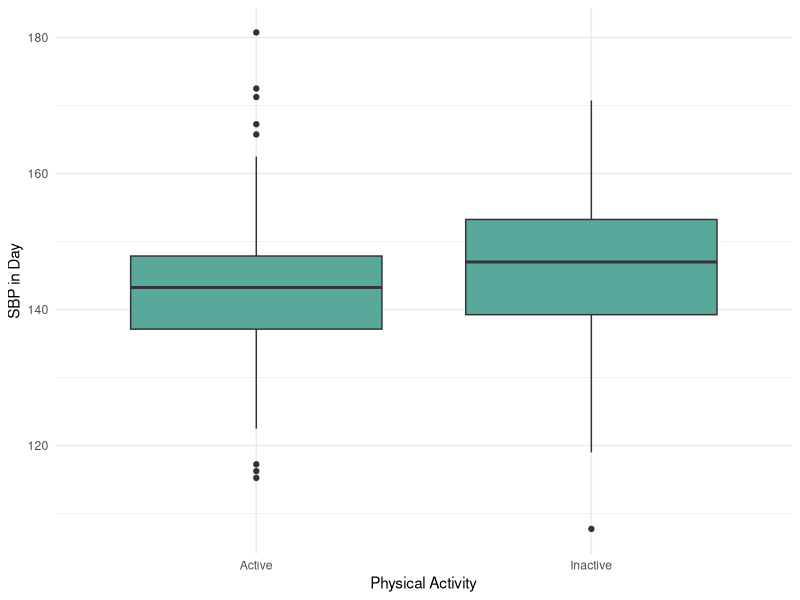
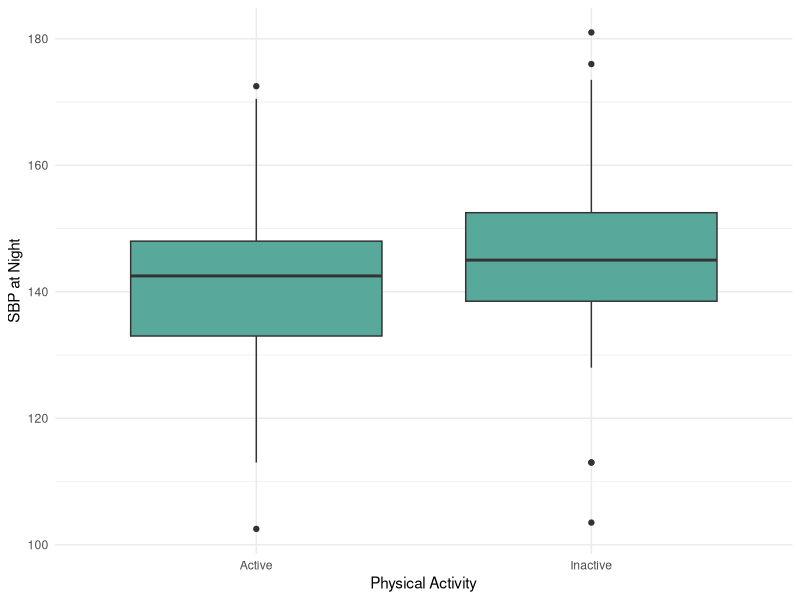
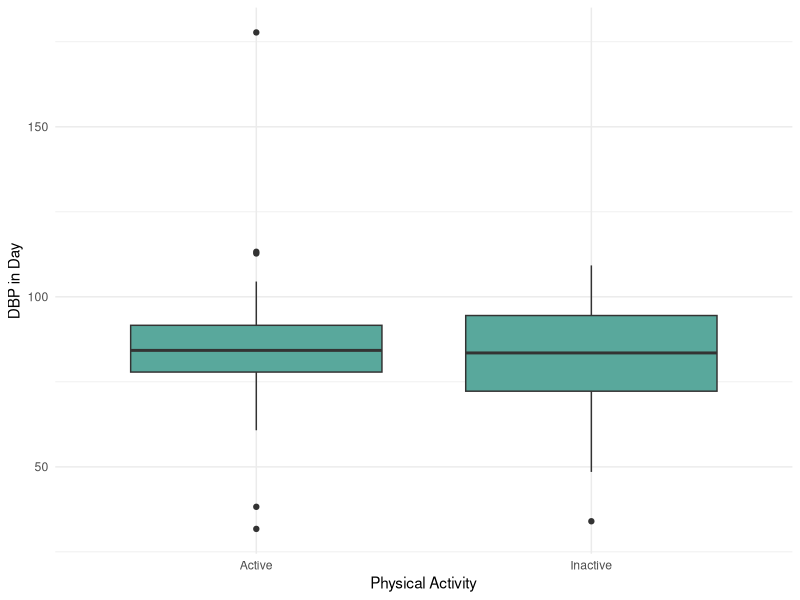
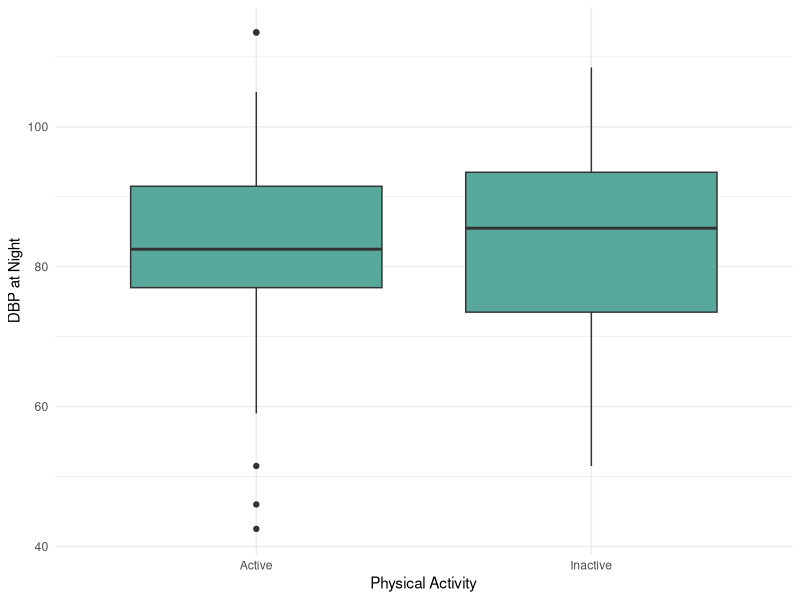

Source code (R) for these figures, in order:
library(tidyverse)
library(haven)

hyper <- read_dta("hyper.dta")


hyper$dtsbp[72] <- 146.75

hyper %>% 
  mutate(
    activity = factor(activity, labels = c("Active", "Inactive"))
  ) -> hyper

hyper %>% 
  ggplot(aes(x=activity, y=dtsbp))+
  geom_boxplot(fill="#59a89c") +
  xlab("Physical Activity")+
  ylab("SBP in Day")+
  theme_minimal()
hyper %>% 
  ggplot(aes(x=activity, y=ntsbp))+
  geom_boxplot(fill="#59a89c") +
  xlab("Physical Activity")+
  ylab("SBP at Night")+
  theme_minimal()
hyper %>% 
  ggplot(aes(x=activity, y=dtdbp))+
  geom_boxplot(fill="#59a89c") +
  xlab("Physical Activity")+
  ylab("DBP in Day")+
  theme_minimal()
hyper %>% 
  ggplot(aes(x=activity, y=ntdbp))+
  geom_boxplot(fill="#59a89c") +
  xlab("Physical Activity")+
  ylab("DBP at Night")+
  theme_minimal()

hyper[hyper$dtsbp>200,'hyper'] <- 146.75
which(hyper$dtsbp>200)
